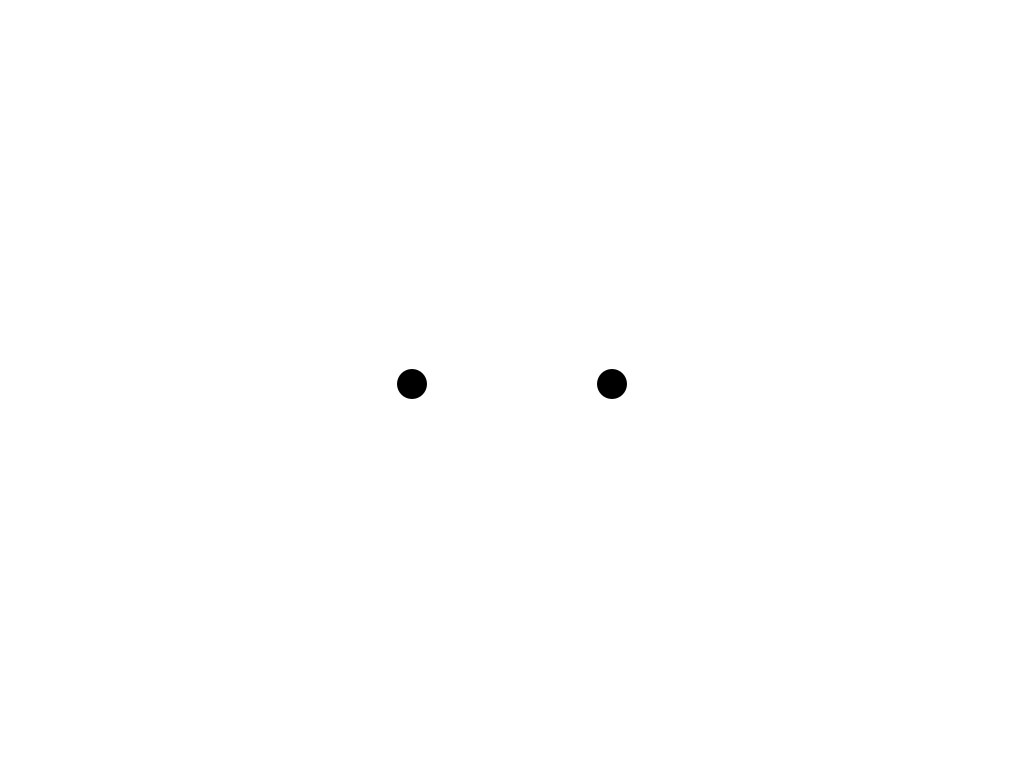
Frame 1 (no input)
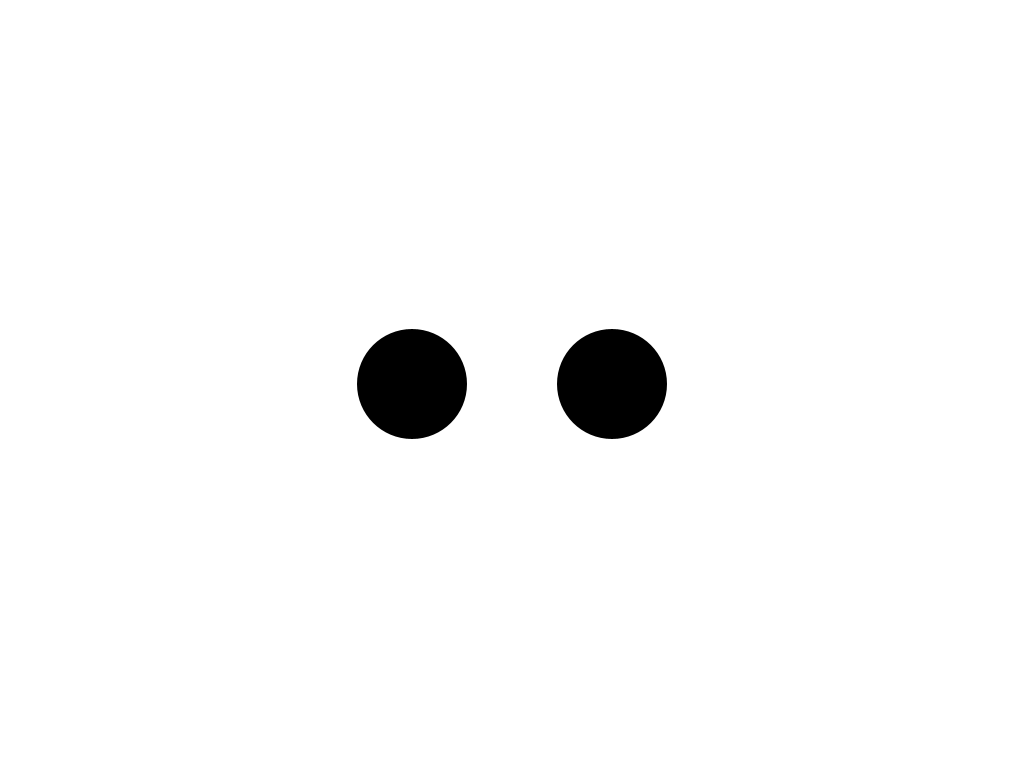
Frame 60 (the mouse pressed at the canvas centre just before this capture)
Frame 120 (the mouse held since frame 60 and released just before this capture): identical to frame 60, image omitted

The Processing sketch that drew these frames (run headless with seeded random() and noise(); from frame 60 on, the mouse is pressed at the canvas centre):

// Processing sketch: SketchModImplementation
// ── SketchModImplementation.pde
float mDividend = 0.5;
float mDivisor = -5;

void setup() {
    size(1024, 768);
    noStroke();
    fill(0);
    frameRate(5);
}

void draw() {
    float i = mDividend % mDivisor;
    float j = fmod(mDividend, mDivisor);
    mDividend++;

    background(255);
    circle(width / 2 + 100, height / 2, i * 20 + 20);
    circle(width / 2 - 100, height / 2, j * 20 + 20);
}

float fmod(float pDividend, float pDivisor) {
    float j = (int)( pDividend / pDivisor ) * pDivisor;
    j = pDividend - j;
    return j;
}
